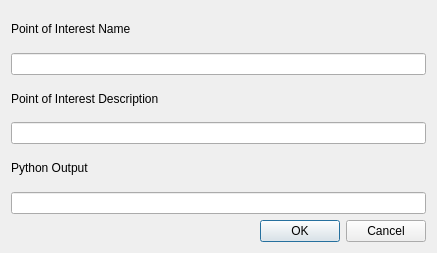
<?xml version="1.0" encoding="UTF-8"?>
<ui version="4.0">
 <class>NewPOI</class>
 <widget class="QDialog" name="NewPOI">
  <property name="geometry">
   <rect>
    <x>0</x>
    <y>0</y>
    <width>437</width>
    <height>253</height>
   </rect>
  </property>
  <property name="minimumSize">
   <size>
    <width>437</width>
    <height>253</height>
   </size>
  </property>
  <property name="windowTitle">
   <string>Create New Point of Interest</string>
  </property>
  <layout class="QGridLayout" name="PoiMainLayout">
   <item row="0" column="0">
    <layout class="QVBoxLayout" name="PoiNameLayout">
     <item>
      <widget class="QLabel" name="poiNameLabel">
       <property name="text">
        <string>Point of Interest Name</string>
       </property>
      </widget>
     </item>
     <item>
      <widget class="QLineEdit" name="poiNameEdit"/>
     </item>
    </layout>
   </item>
   <item row="1" column="0">
    <layout class="QVBoxLayout" name="PoiDescriptionLayout">
     <item>
      <widget class="QLabel" name="poiTypeLabel">
       <property name="text">
        <string>Point of Interest Description</string>
       </property>
      </widget>
     </item>
     <item>
      <widget class="QLineEdit" name="poiTypeEdit"/>
     </item>
    </layout>
   </item>
   <item row="2" column="0">
    <layout class="QVBoxLayout" name="PoiOutputLayout">
     <item>
      <widget class="QLabel" name="poiOutLabel">
       <property name="text">
        <string>Python Output</string>
       </property>
      </widget>
     </item>
     <item>
      <widget class="QLineEdit" name="poiOutEdit"/>
     </item>
    </layout>
   </item>
   <item row="3" column="0">
    <layout class="QHBoxLayout" name="PoiButtonboxLayout">
     <item>
      <widget class="QDialogButtonBox" name="poiButtonBox">
       <property name="orientation">
        <enum>Qt::Horizontal</enum>
       </property>
       <property name="standardButtons">
        <set>QDialogButtonBox::Cancel|QDialogButtonBox::Ok</set>
       </property>
      </widget>
     </item>
    </layout>
   </item>
  </layout>
 </widget>
 <resources/>
 <connections/>
</ui>
